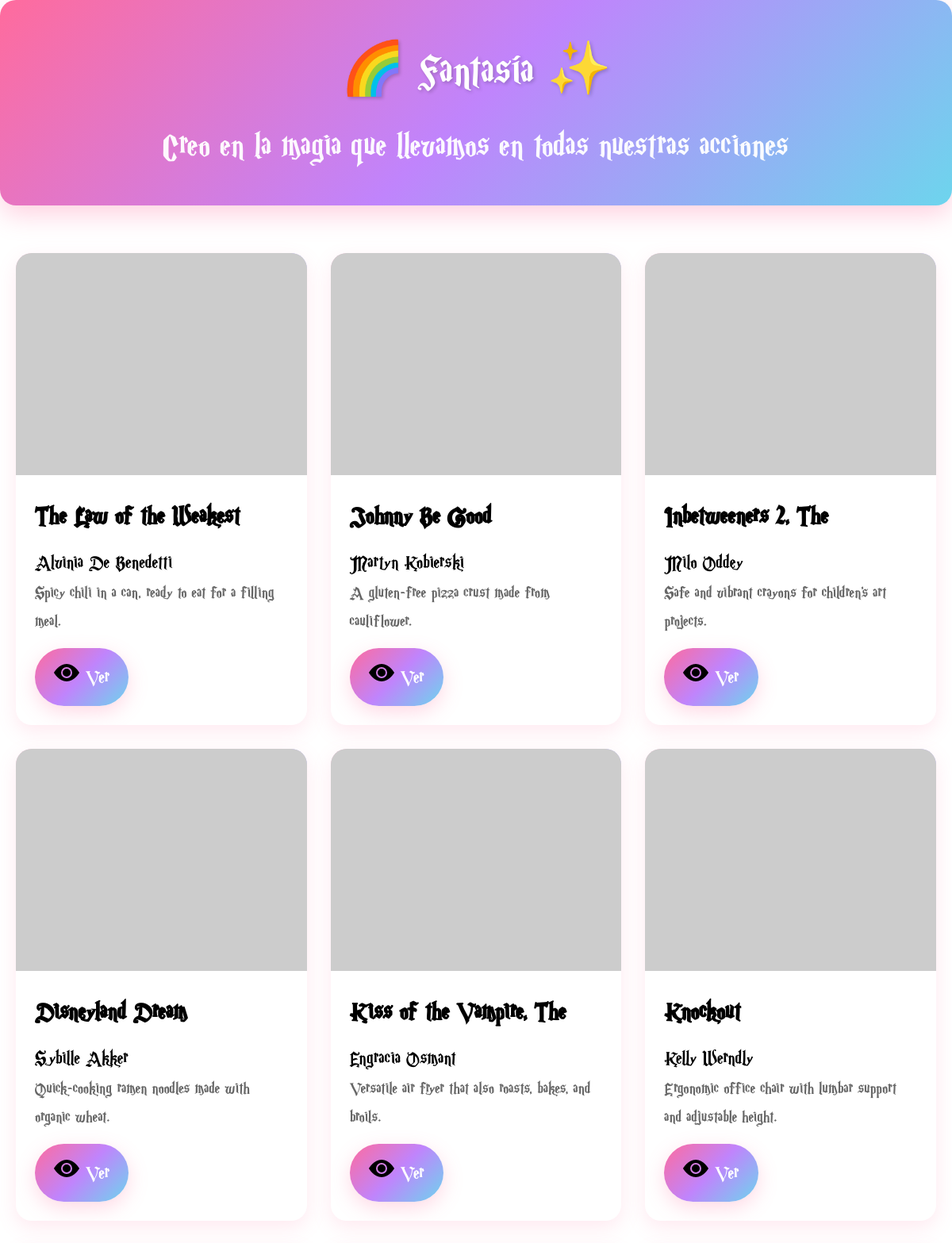
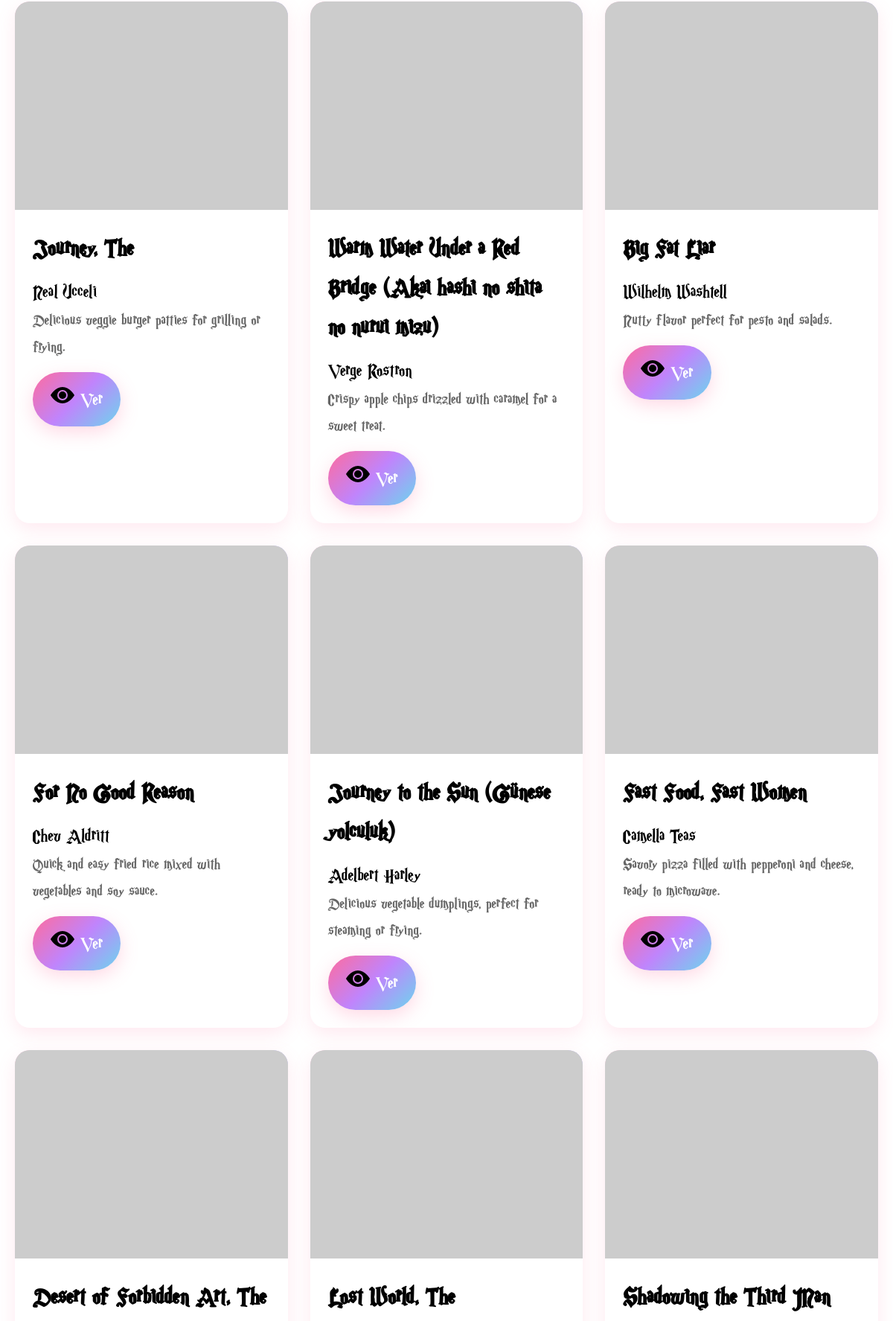
/BCine/Fantasia/ (upper part), run on the app's committed database (2 pictures, top to bottom).
### BCine/models.py (models this page shows, shortened)
class PelisFantasia(models.Model):
    nombre = models.CharField(max_length=100)   #Nombre de la pelicula
    imagen = models.ImageField(null=True)   #Imagen de la pelicula en cartelera
    director = models.CharField(max_length=25,null=True) # Nombre del director
    descripcion = models.TextField(blank=True)  #Descripcion breve de la pelicula

### BCine/views.py (the view)
# urls.py: path('BCine/Fantasia/',views.pelisFantasia,name='sitio_fantasia'),
def pelisFantasia(request):
    peliculasF= PelisFantasia.objects.all()
    return render(request, "Fantasia.html",{'peliculasF':peliculasF})

### BCine/templates/Fantasia.html (shortened to what this page needs)
<!DOCTYPE html>
<html lang="es">
<head>
<link rel="stylesheet" href="/static/Pagina_Fantasia/Fantasia.css">
</head>
<body>
<div class="header">
    <h1 style="font-family:'Magic School One Regular';font-weight:normal;font-size:65px">🌈 Fantasía ✨</h1>
    <p style="font-family:'Magic School One Regular';font-weight:normal;font-size:50px">Creo en la magia que llevamos en todas nuestras acciones</p>
</div>
<div class="container">
{% for x in peliculasF %}
    <div class="card" data-nombre="{{ x.nombre }}">
        <div class="card-image">
            <img src="{{ x.imagen }}" alt="{{ x.nombre }}" onerror="this.style.display='none'; this.parentElement.innerHTML='✨'">
        </div>
        <div class="card-content">
            <h4 style="font-family:'Magic School One Regular';font-weight:normal;font-size:36px"><b>{{ x.nombre }}</b></h4>
            {% if x.director%}
            <div style="font-family:'Magic School One Regular';font-weight:normal;font-size:28px" class="director">{{ x.director }}</div>
            {% endif%}
            {% if x.descripcion %}
            <p style="font-family:'Magic School One Regular';font-weight:normal;font-size:24px" class="description">{{ x.descripcion }}</p>
            {% endif %}
            <button style="font-family:'Magic School One Regular';font-weight:normal;font-size:28px" class="btn" onclick="parent.location='/BCine/ver/'">Ver</button>
        </div>
    </div>
{% endfor %}
</div>
</body>
</html>

### BCine/static/Pagina_Fantasia/Fantasia.css (style rules this page uses)
* { margin: 0; padding: 0; box-sizing: border-box; }
.header { text-align: center; padding: 40px 20px; background: linear-gradient(135deg, #ff6b9d, #c084fc, #6dd5ed); border-radius: 20px; margin-bottom: 40px; box-shadow: 0 12px 32px rgba(255, 107, 157, 0.3); }
.header h1 { color: white; font-size: 3em; font-weight: bold; margin-bottom: 10px; text-shadow: 2px 2px 4px rgba(0,0,0,0.2); }
.header p { color: rgba(255,255,255,0.95); font-size: 1.2em; }
.container { max-width: 1400px; margin: 0 auto; display: grid; grid-template-columns: repeat(auto-fill, minmax(280px, 1fr)); gap: 30px; padding: 20px; }
.card { background: white; border-radius: 20px; overflow: hidden; box-shadow: 0 8px 24px rgba(255, 107, 157, 0.15); transition: all 0.3s cubic-bezier(0.68, -0.55, 0.265, 1.55); animation: fadeIn 0.5s ease-out; }
.card-image { width: 100%; height: 280px; background: linear-gradient(135deg, #ffc3dd, #c7b3ff, #b3e5ff); display: flex; align-items: center; justify-content: center; font-size: 4em; position: relative; overflow: hidden; }
.card-image::before { content: ''; position: absolute; top: -50%; left: -50%; width: 200%; height: 200%; background: repeating-linear-gradient( 45deg, transparent, transparent 10px, rgba(255,255,255,.1) 10px, rgba(255,255,255,.1) 20px ); animation: shimmer 20s linear infinite; }
.card-image img { width: 100%; height: 100%; object-fit: cover; position: relative; z-index: 1; }
.card-content { padding: 24px; }
.card-content h4 { color: var(--text-dark); font-size: 1.4em; margin-bottom: 12px; font-weight: bold; }
.card-content .description { color: #666; font-size: 0.95em; margin-bottom: 16px; line-height: 1.5; }
.btn { display: inline-flex; align-items: center; gap: 8px; background: linear-gradient(135deg, #ff6b9d, #c084fc, #6dd5ed, #7bf5a5, #ffd93d); background-size: 200% 200%; color: white; padding: 12px 24px; border: none; border-radius: 50px; font-size: 1em; font-weight: bold; cursor: pointer; transition: all 0.3s ease; text-decoration: none; box-shadow: 0 8px 24px rgba(255, 107, 157, 0.25); animation: rainbow 3s ease infinite; }
.btn::before { content: url("/static/Pagina_Ciencia_Ficcion/iconos/eye-fill.svg"); font-size: 1.2em; }

### data on the page
PelisFantasia: nombre "The Law of the Weakest", director "Alvinia De Benedetti", descripcion "Spicy chili in a can, ready to eat for a filling meal."
PelisFantasia: nombre "Johnny Be Good", director "Martyn Kobierski", descripcion "A gluten-free pizza crust made from cauliflower."
PelisFantasia: nombre "Inbetweeners 2, The", director "Milo Oddey", descripcion "Safe and vibrant crayons for children's art projects."
PelisFantasia: nombre "Disneyland Dream", director "Sybille Akker", descripcion "Quick-cooking ramen noodles made with organic wheat."
PelisFantasia: nombre "Kiss of the Vampire, The", director "Engracia Osmant", descripcion "Versatile air fryer that also roasts, bakes, and broils."
PelisFantasia: nombre "Knockout", director "Kelly Werndly", descripcion "Ergonomic office chair with lumbar support and adjustable height."
PelisFantasia: nombre "Journey, The", director "Neal Ucceli", descripcion "Delicious veggie burger patties for grilling or frying."
PelisFantasia: nombre "Warm Water Under a Red Bridge (Akai hashi no shita no nurui mizu)", director "Verge Rostron", descripcion "Crispy apple chips drizzled with caramel for a sweet treat."
PelisFantasia: nombre "Big Fat Liar", director "Wilhelm Washtell", descripcion "Nutty flavor perfect for pesto and salads."
PelisFantasia: nombre "For No Good Reason", director "Chev Aldritt", descripcion "Quick and easy fried rice mixed with vegetables and soy sauce."
PelisFantasia: nombre "Journey to the Sun (Günese yolculuk)", director "Adelbert Harley", descripcion "Delicious vegetable dumplings, perfect for steaming or frying."
PelisFantasia: nombre "Fast Food, Fast Women", director "Camella Teas", descripcion "Savory pizza filled with pepperoni and cheese, ready to microwave."
PelisFantasia: nombre "Desert of Forbidden Art, The"
PelisFantasia: nombre "Lost World, The"
PelisFantasia: nombre "Shadowing the Third Man"
